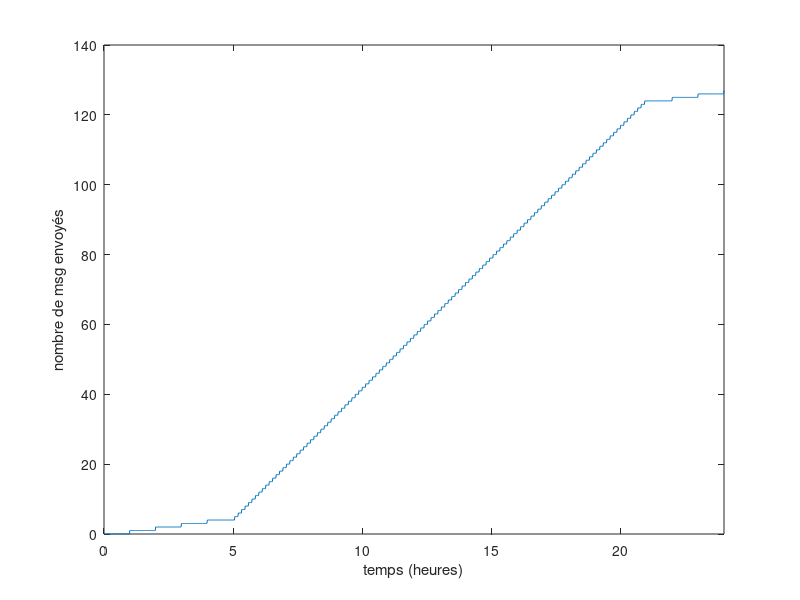

Recreate this plot in MATLAB.
clc
close all
clear all

t = 1:1:24*60; 

T_msg_j = 8;        % periode entre 2 messages en mode jour
T_msg_n = 60;       % periode entre 2 messages en mode nuit
H_mode_n = 21*60;   % mode nuit a partir de 19h
H_mode_j = 5*60;    % mode nuit a partir de 7h
nb_msg_sent_t = zeros(1,length(t));
nb_msg_sent = 0;

for cpt = t
    if (cpt < H_mode_j) || (cpt > H_mode_n)  % mode nuit
        if mod(cpt,T_msg_n) == 0
            nb_msg_sent = nb_msg_sent + 1;
        end
    end
    
    if (cpt > H_mode_j) && (cpt < H_mode_n) % mode jour
        if mod(cpt,T_msg_j) == 0
            nb_msg_sent = nb_msg_sent + 1;
        end
    end
    
    nb_msg_sent_t(cpt) = nb_msg_sent;
end

XMIN = 0;
XMAX = 24;
YMIN = 0;
YMAX = 140;
plot(t/60,nb_msg_sent_t);
xlabel('temps (heures)')
ylabel('nombre de msg envoyés')
axis([XMIN XMAX YMIN YMAX])

